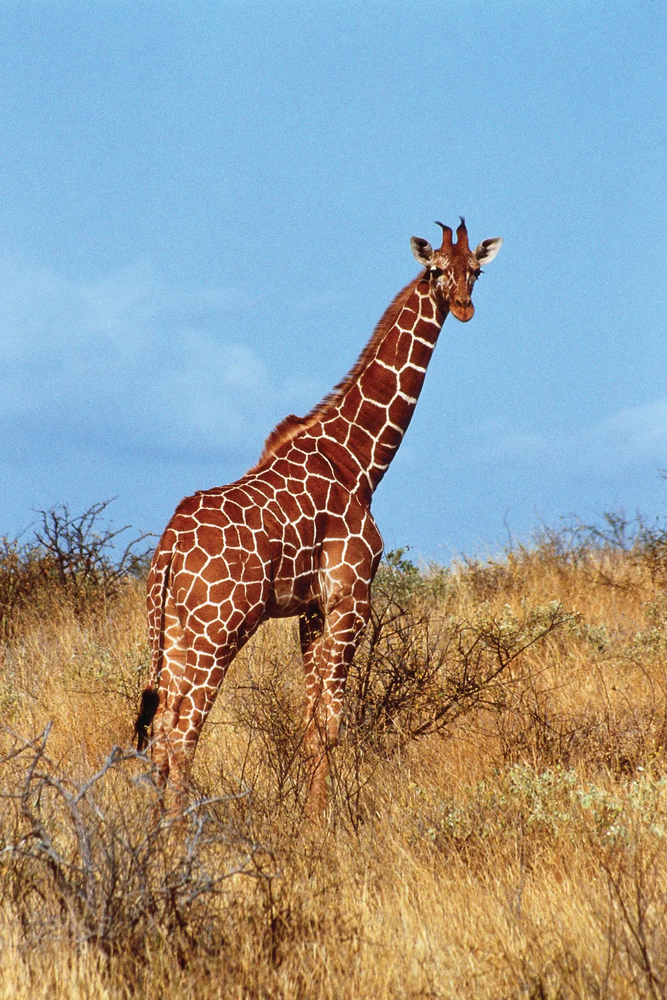
#> input picture OpenCV/Day-13- Histogram Equalization and CLAHE/giraffe-Kenya.png, 667 x 1000 px, shrunk from 1067 x 1600 before the run
$ jupyter execute hist_equalization.ipynb
#> lines starting #> are read from the running program, lines starting #| are printed output that depends on the picture
[cell 1]
import cv2
import matplotlib.pyplot as plt
import numpy as np

[cell 2]
image = cv2.imread("./giraffe-Kenya.png")
#> image is the input picture: shape (1000, 667, 3); mean B, G, R 152, 154.5, 150.9

if image is None:
    print("Issue with image loading.")
else:
    print("Image loaded successfully.")

[cell 3]
image_rgb = cv2.cvtColor(image,cv2.COLOR_BGR2RGB)
image_greyscale = cv2.cvtColor(image,cv2.COLOR_BGR2GRAY)
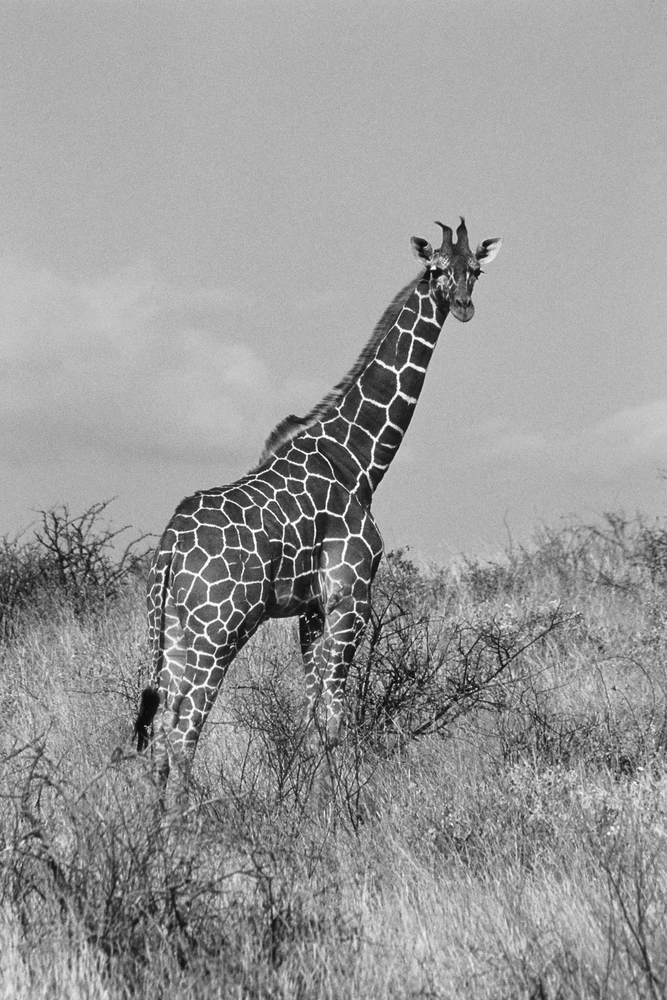
#> image_greyscale: shape (1000, 667); min 8, max 255, mean 153.2

[cell 4]
hist , bins = np.histogram(image_greyscale.flatten(),256,[0,256])
#> hist = 256 values, max 25982 at index 178, min 0 at index 0, mean 2605.5; bins = 257 values from 0 to 256

# Perform Histogram Equalization

equalized_image = cv2.equalizeHist(image_greyscale)
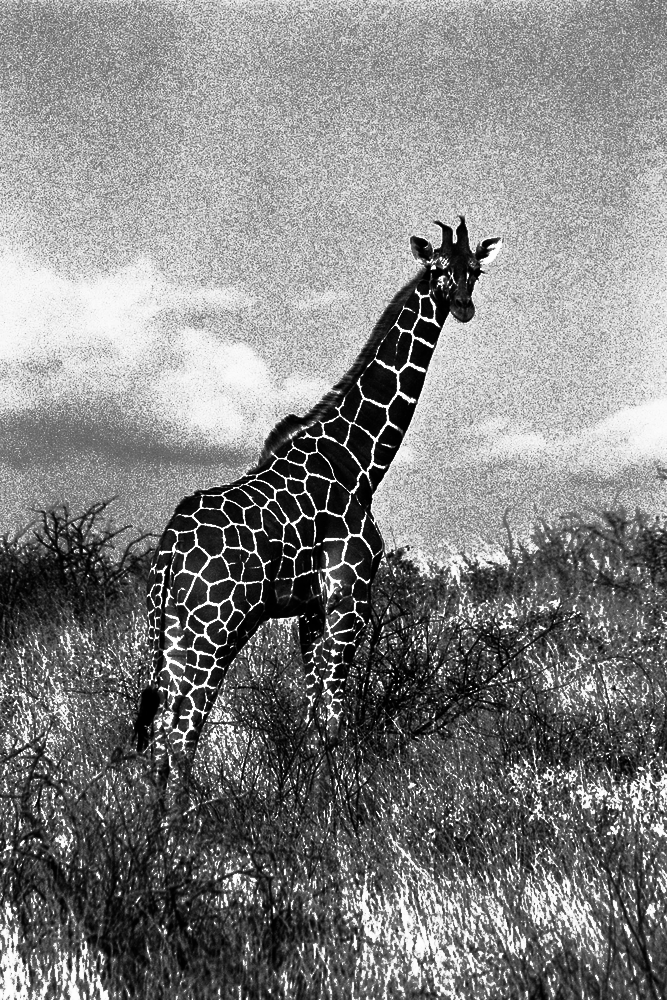
#> equalized_image: shape (1000, 667); min 0, max 255, mean 129.6

equalized_hist , bins = np.histogram(equalized_image.flatten(),256,[0,256])
#> equalized_hist = 256 values, max 25982 at index 178, min 0 at index 60, mean 2605.5

# Plot the results
plt.figure(figsize=(12,6))
plt.subplot(2,2,1)
plt.imshow(image_greyscale,cmap="gray")
plt.title("Original Image")

plt.subplot(2,2,2)
plt.plot(hist,color="blue")
plt.title("Original Image Histogram")

plt.subplot(2,2,3)
plt.imshow(equalized_image,cmap="gray")
plt.title("Equalized Image")

plt.subplot(2,2,4)
plt.plot(equalized_hist,color="green")
plt.title("Equalized Image Histogram")


plt.tight_layout()
plt.show()
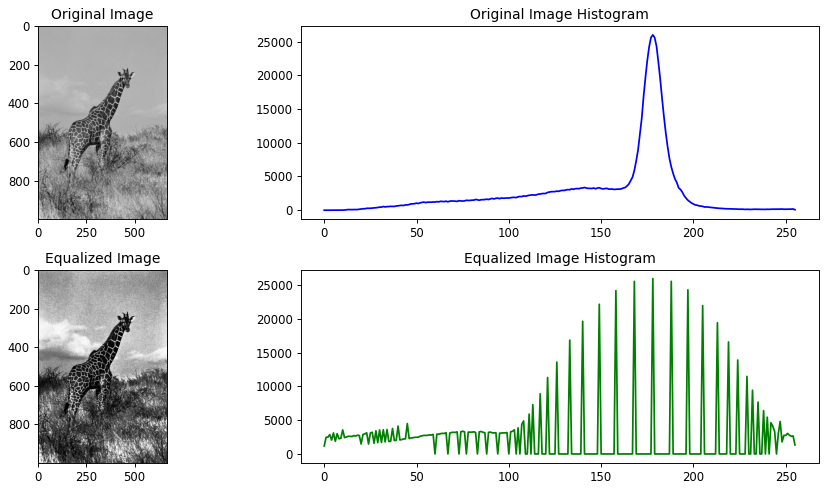
#> figure drawn by matplotlib, 4 panels; panel 2: curve peaks at x = 178, y = 25982; panel 4: curve peaks at x = 178, y = 25982

[cell 5]
#LAB
# YUV used in television broadcast or media player,
# y is luminance and uv are chrominance

[cell 6]
image_yuv = cv2.cvtColor(image,cv2.COLOR_BGR2YUV)
#> image_yuv: shape (1000, 667, 3); mean of channels 0, 1, 2 153.2, 127.5, 126
image_yuv[:,:,0] = cv2.equalizeHist(image_yuv[:,:,0]) # y channel only
#> image_yuv: shape (1000, 667, 3); mean of channels 0, 1, 2 129.6, 127.5, 126

equalizeded_color_image = cv2.cvtColor(image_yuv,cv2.COLOR_YUV2BGR)
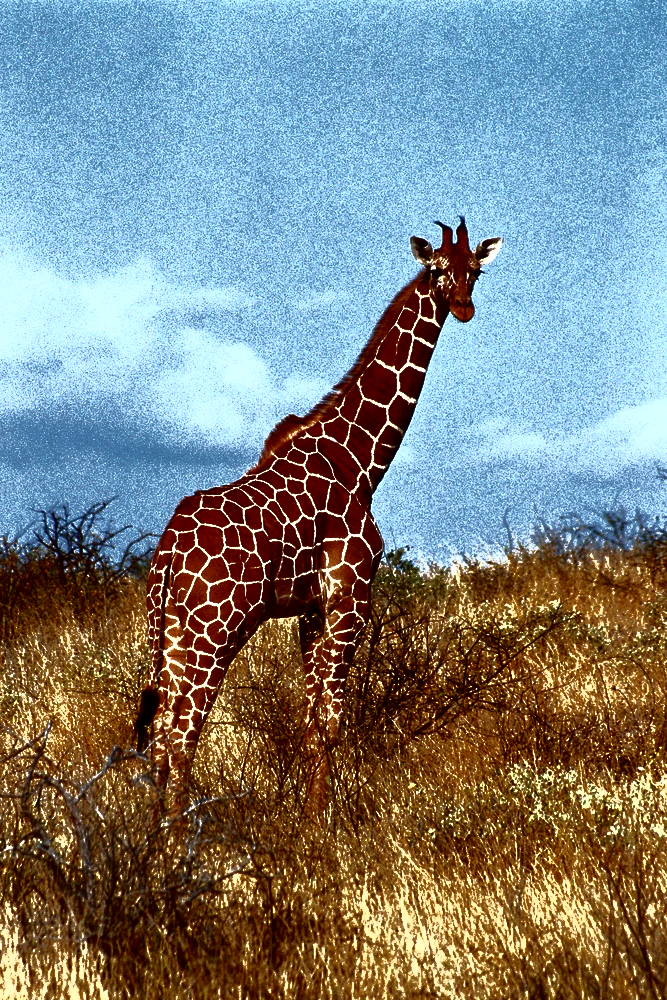
#> equalizeded_color_image: shape (1000, 667, 3); mean B, G, R 129.3, 131.4, 126.4
equalizeded_color_image_RGB = cv2.cvtColor(equalizeded_color_image,cv2.COLOR_BGR2RGB)


# Plot the results
plt.figure(figsize=(12,8))
plt.subplot(1,2,1)
plt.imshow(image_rgb)
plt.title("Original Image")

plt.subplot(1,2,2)
plt.imshow(equalizeded_color_image_RGB)
plt.title("Equalized RGB Image")


plt.tight_layout()
plt.show()
